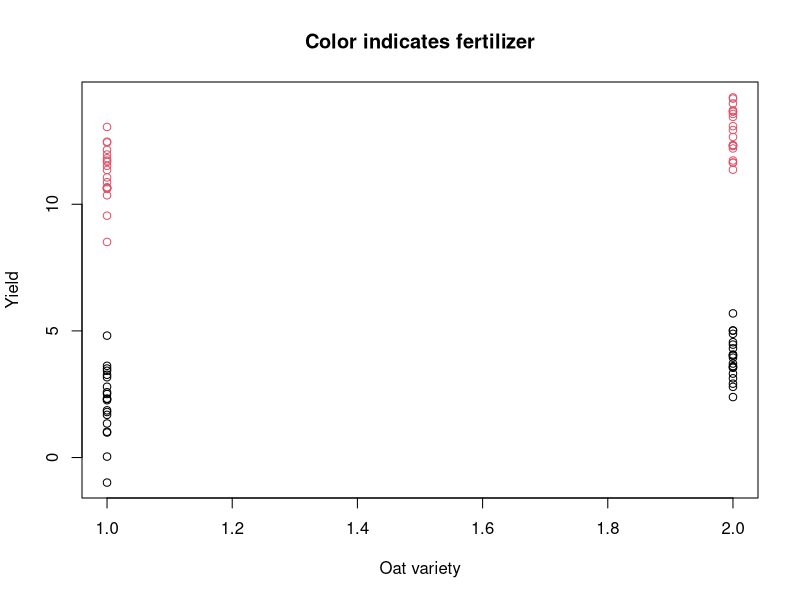
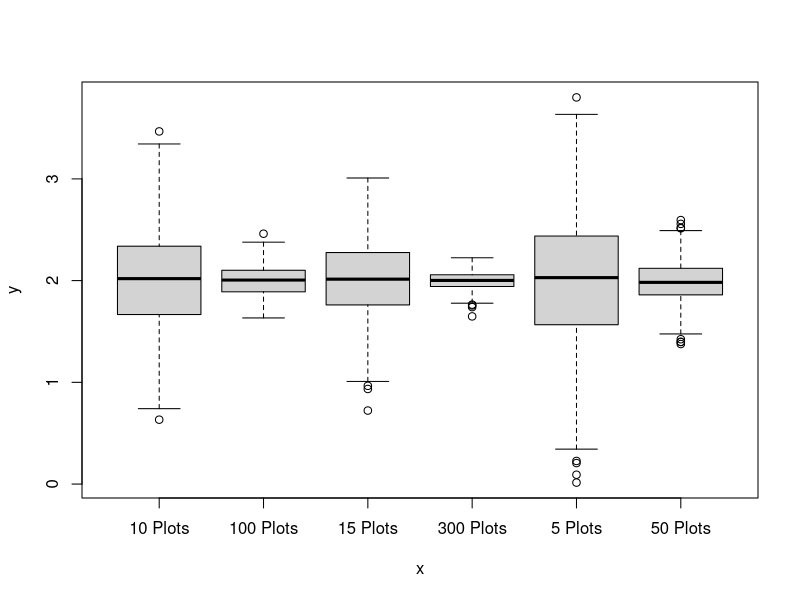

Write R code to recreate these figures, in order. (Note: a time limit stopped this script after it produced the figures.)
## ---- chunk 1
knitr::opts_chunk$set(echo = TRUE)
## ---- chunk 2
library(nlme)
library(ggplot2)
## ---- chunk 3
#Function to simulate 1 split-plot data set that intakse a specified number of plots per oat variety, the true oat and fertilizer effects, as well as the individual random plot effect specified by plot_var (plot variance) and also the overall residual.
simulate_one_data <- function(num_plots, oat_effects, fertilizer_effects, plot_var, residual_sd) {
  
  oat_variety <- c(1, 2)
  treatment_type <- c(1, 0)
  row <- 1
  y <- numeric(0)
  oat <- numeric(0)
  fert <- numeric(0)
  plot <- numeric(0)
  
  for (i in 1:length(oat_effects)) {
    for (pl in 1:num_plots) {
      plot_effect <- rnorm(1, 0, plot_var)
      for (treat in 1:length(fertilizer_effects)) {
        y[row] <- oat_effects[i] + plot_effect + fertilizer_effects[treat] + rnorm(1, 0, residual_sd)
        oat[row] <- oat_variety[i]
        fert[row] <- treatment_type[treat]
        if (i == 1) {
          plot[row] <- pl
        } else {
          plot[row] <- pl + num_plots
        }
        row <- row + 1
      }
    }
  }
  oat <- factor(oat)
  fert <- factor(fert)
  plot <- factor(plot)
  
  
  data <- data.frame(y, oat, fert, plot)
  
  data
}
## ---- chunk 4
#Function to simulate many split-plot data sets with the same parameters as simulate_one_data, with the addition of num_sims to specify the number of simulations to perform. The output will be a list containing each simulations data frames.
simulate_many <- function(num_sims, num_plots, oat_effects, fertilizer_effects, plot_var, residual_sd){
  
  result <- list()
  for (i in 1:num_sims) {
    d <- simulate_one_data(num_plots, oat_effects, fertilizer_effects, plot_var, residual_sd)
    
    result[[i]] <- d
  }
result
}
## ---- chunk 5
#One data set with number of plots 20, true oat effect difference being 2, true fertilizer difference being 9, plot variance as 1 and residual as .5. I choose the fertilizer effect to be more significant than the oat effect in order to generate data that has clear trends in the treatment types (depicted below by the red data points, having received the fertilizer treatment, having higher yield levels than the black data points, control treatment). Intuitively, choosing fertilizer to have more of an effect than oat variety made the most sense to me.
one_dataset <- simulate_many(1, 20, c(1, 3), c(10, 1), 1, .5)[[1]]
one_dataset
## ---- chunk 6
with(one_dataset, plot(as.numeric(oat), 
            y,
            col = as.numeric(fert),
            xlab = "Oat variety",
            ylab = "Yield",
            main = "Color indicates fertilizer"))
## ---- chunk 7
#This function will allow an average difference to be calculated from a single dataset based on the number of plots used to simulate the data.
get_avg_diff <- function(data, num_plots) {
  oat1_avg <- sum(data$y[1:(num_plots*2)])/(num_plots*2)
  oat2_avg <- sum(data$y[(num_plots*2+1):(num_plots*2*2)])/(num_plots*2)
  oat2_avg-oat1_avg
}

#This function will generate data that will be used to generate boxplots of varying plot sizes.
make_box_plot_data <- function(num_sims, varying_plots, 
                         oat_effects, fertilizer_effects, plot_var, residual_sd) {
  
  
  all_data <- list()
  number_plots <- numeric(0)
  differences <- numeric(0)
  
  for (i in 1:length(varying_plots)) {
    num_plots <- varying_plots[i]
    all_data[[i]] <- simulate_many(num_sims, num_plots, 
                         oat_effects, fertilizer_effects, plot_var, residual_sd)
  }
  
  row <-1
  for (i in 1:length(varying_plots)) {
    for (j in 1:num_sims) {
      differences[row] <- get_avg_diff(all_data[[i]][[j]], varying_plots[i])
      number_plots[row] <- varying_plots[i]
      row <- 1 + row
    }
  }

  data <- data.frame(number_plots, differences)
  data
  
}
## ---- chunk 8
#Generate box plot data for plot sizes of 5, 10, 15, 50, 100, and 300, as well as simulation size of 500 for each.
box_plot_data <- make_box_plot_data(500, c(5, 10, 15, 50, 100, 300), c(1, 3), c(10, 1), 1, .5)
## ---- chunk 9
#Generate box plot
differences <- box_plot_data$differences
plot_number <- box_plot_data$number_plots

V <- c(differences[1:500], differences[501:1000], differences[1001:1500],  differences[1501:2000],  differences[2001:2500],  differences[2501:3000])
G <- factor( c(rep("5 Plots", 500),
               rep("10 Plots", 500),
               rep("15 Plots", 500),
               rep("50 Plots", 500),
               rep("100 Plots", 500),
               rep("300 Plots", 500))
)
plot(G, V)

## ---- chunk 10
set.seed(123)
#This code generates a figure showing probability that you reject the null hypothesis of no Oat Variety effect, with different lines for different values of n. The chosen values of fertilizer treatment and control effects are 10 and 1. The x-axis shows the number of plots. 

#I chose 100*100 simulations for all of my visualizations from here on, indicated by the num_sims variable.
num_sims <- 100
#A vector that contains the different number of plots that will be used to simulate data.
varying_plots <- c(20, 80, 200, 600)
#A vector that contains the different true oat effect differences that will be used to simulate data.
varying_oat_effects <-c(0, .2, .6, .8)
#Fertilizer effect stays consistent across all simulatiosn for 1.3 visualization.
fert_effects <- c(1, 0)

#These vectors will be created in a triple for loop, and will be contained in the end result data frame.
prob_reject <- numeric(16)
number_plots_n <- numeric(0)
true_oat_difference <- numeric(0)
#A p-value vector to aid in the calculation of probability of rejecting the null.
p_vals <- numeric(0)
  

row <-1
#Iterating through the varying plot size vector in order to simulate data with the different sample sizes (n).
for (i in 1:length(varying_plots)) {
  #Iterating through the varying oat effects vector in order to simulate data with combinations of all plot sizes     and oat effects.
  for (j in 1:length(varying_oat_effects)) {
    #Generating the appropriate number of simulations specified. 
    for (k in 1:num_sims) {
      sims <- simulate_many(num_sims, varying_plots[i],
                              c(0, varying_oat_effects[j]), fert_effects, 1.4, .5)
      p_vals[k] <- anova(lme(y~oat + fert, random =~1 | plot, data = sims[[k]]))['oat', 'p-value']
    }

    number_plots_n[row] <-varying_plots[i]
    true_oat_difference[row] <- varying_oat_effects[j]
    prob_reject[row] <- mean(p_vals <= 0.05)
    row <- row + 1
  }
}
results_oat <- data.frame(prob_reject, true_oat_difference, factor(number_plots_n))
## ---- chunk 11
#Graphing 1.3 with the data simulated above.
ggplot(data = results_oat) +
aes(x = true_oat_difference, y =  prob_reject, col = factor(number_plots_n)) +
geom_point() +
geom_line(aes(group = factor(number_plots_n)))
## ---- chunk 12
set.seed(123)
#This code is in the same format as the code for figure 1.3 (above), with the difference being that here the fertilizer effect is changing, and the oat effect is consistent across all simulations. The code from here on will be in a similar format, unless otherwise noted.
num_sims4 <- 100
varying_plots4 <- c(20, 80, 200, 600)
varying_fertilizer_effects4 <-c(0, .2, .6, .8)
oat_effects4 <- c(1, 0)


prob_reject4 <- numeric(16)
number_plots_n4 <- numeric(0)
true_fert_difference4 <- numeric(0)
p_vals4 <- numeric(0)
  
row <-1
  
for (i in 1:length(varying_plots4)) {
  for (j in 1:length(varying_fertilizer_effects4)) {
    for (k in 1:num_sims4) {
      sims4 <- simulate_many(num_sims4, varying_plots4[i],
                              oat_effects4, c(0, varying_fertilizer_effects4[j]), 1.4, .5)
      p_vals4[k] <- anova(lme(y~oat + fert, random =~1 | plot, data = sims4[[k]]))['fert', 'p-value']
    }

    number_plots_n4[row] <-varying_plots4[i]
    true_fert_difference4[row] <- varying_fertilizer_effects4[j]
    prob_reject4[row] <- mean(p_vals4 <= 0.05)
    row <- row + 1
  }
}
results_fert <- data.frame(prob_reject4, true_fert_difference4, factor(number_plots_n4))

## ---- chunk 13
#Visualizing the data generated in for figure 1.4, which has varying numbers of plots (sample sizes), varying fertilizer effects, and a consistent oat effect.
ggplot(data = results_fert) +
aes(x = true_fert_difference4, y =  prob_reject4, col = factor(number_plots_n4)) +
geom_point() +
geom_line(aes(group = factor(number_plots_n4)))
